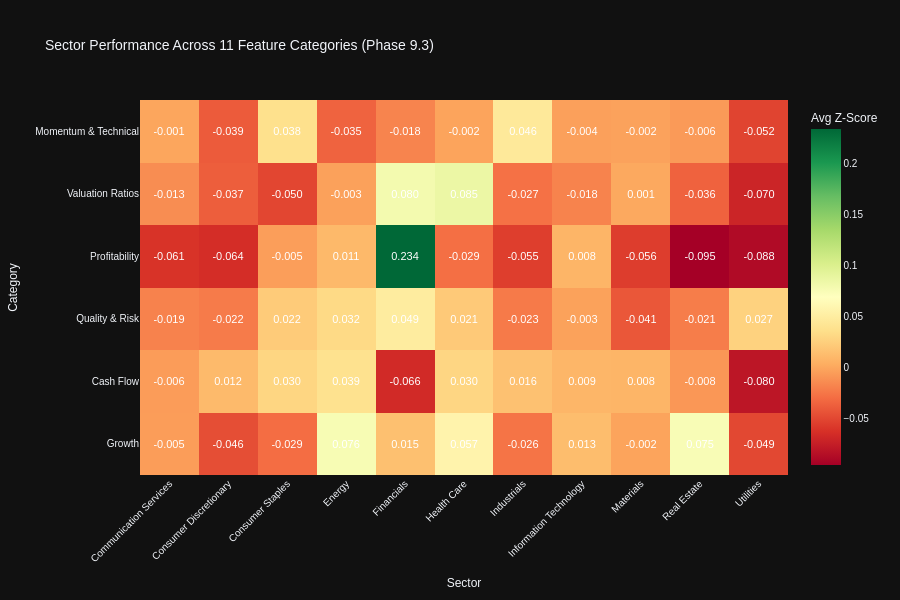

This figure's notebook cell:
### Code cell
# Visualization 1: Category Heatmaps (Sector × Category)
print("\n📊 Category Performance Heatmaps:")

# Compute category scores by averaging z-scores of metrics within each category
from scipy.stats import zscore

category_sector_scores = {}

for category_name, category_metrics in category_mapping.items():
    available_in_category = [m for m in category_metrics if m in all_stocks_scaled.columns]

    if len(available_in_category) == 0:
        print(f"  ⚠️ Skipping {category_name}: No available metrics")
        continue

    # Compute z-scores for available metrics and average by sector
    category_data = all_stocks_scaled[available_in_category + ['sector']].copy()

    # Convert to numeric and compute z-scores
    for col in available_in_category:
        category_data[col] = pd.to_numeric(category_data[col], errors='coerce')

    # Compute z-scores (handle NaNs)
    z_scored_data = category_data[available_in_category].apply(lambda x: zscore(x, nan_policy='omit'))
    category_data['category_score'] = z_scored_data.mean(axis=1)

    # Aggregate by sector
    sector_scores = category_data.groupby('sector')['category_score'].mean().sort_values(ascending=False)
    category_sector_scores[category_name] = sector_scores

# Create heatmap matrix
if category_sector_scores:
    heatmap_df = pd.DataFrame(category_sector_scores).T

    # Create interactive heatmap with value annotations
    # Following code_guidelines.md Section 17.1: Heatmaps and Conditional Formatting
    fig_category_heatmap = px.imshow(
            heatmap_df,
            labels=dict(x="Sector", y="Category", color="Avg Z-Score"),
            title="Sector Performance Across 11 Feature Categories (Phase 9.3)",
            color_continuous_scale="RdYlGn",  # Diverging scale for z-scores centered at zero
            aspect="auto",
            text_auto=".3f"  # ✅ Display values formatted to 3 decimals (Section 17.1)
            )

    # Enhanced styling per Section 17.1 style guidelines
    fig_category_heatmap.update_traces(
            textfont=dict(
                    size=11,
                    color='white',  # High contrast on diverging color scale
                    family='Arial'  # Standard sans-serif font (Section 17.4)
                    )
            )

    fig_category_heatmap.update_layout(
            height=600,
            xaxis_tickangle=-45,
            font=dict(size=10, family="Arial"),
            template="plotly_dark"  # ✅ Dark mode compatible theme (Section 17.1)
            )

    fig_category_heatmap.show()
    output_path = eda_output_dir / "phase93_category_sector_heatmap.html"
    fig_category_heatmap.write_html(output_path)

    print(f"\n✓ Category heatmap visualization complete")
    print(f"  Categories visualized: {len(category_sector_scores)}")
    print(f"  Sectors analyzed: {len(heatmap_df.columns)}")
    print(f"  Output: {output_path}")

    # Display top performing sector per category
    print(f"\n  🏆 Top Performing Sectors by Category:")
    for category, scores in list(category_sector_scores.items())[:5]:
        top_sector = scores.idxmax()
        top_score = scores.max()
        print(f"    {category}: {top_sector} (z-score: {top_score:.2f})")
else:
    print("  ⚠️ No category data available for visualization")

### Figure 1 — Plotly figure (JSON) as saved in the notebook; plotly's stock layout.template omitted (floating-point values rounded to 4 significant figures)
{"data": [{"coloraxis": "coloraxis", "name": "0", "texttemplate": "%{z:.3f}", "x": ["Communication Services", "Consumer Discretionary", "Consumer Staples", "Energy", "Financials", "Health Care", "Industrials", "Information Technology", "Materials", "Real Estate", "Utilities"], "y": ["Momentum & Technical", "Valuation Ratios", "Profitability", "Quality & Risk", "Cash Flow", "Growth"], "z": [[-0.0007807, -0.03898, 0.03784, -0.03467, -0.01788, -0.001572, 0.04594, -0.003656, -0.002468, -0.006457, -0.05163], [-0.01324, -0.03746, -0.05035, -0.003008, 0.07957, 0.08545, -0.02728, -0.01849, 0.0007002, -0.03555, -0.06996], [-0.06099, -0.06418, -0.004724, 0.01071, 0.2336, -0.02861, -0.05478, 0.007817, -0.0556, -0.09523, -0.08789], [-0.01895, -0.02218, 0.02237, 0.03241, 0.04866, 0.02138, -0.02308, -0.002874, -0.04108, -0.02144, 0.02723], [-0.005653, 0.01156, 0.0296, 0.03875, -0.06636, 0.02975, 0.01584, 0.008582, 0.00797, -0.008132, -0.08009], [-0.005307, -0.04597, -0.02943, 0.07619, 0.01511, 0.05691, -0.02593, 0.01299, -0.001755, 0.07481, -0.04945]], "type": "heatmap", "xaxis": "x", "yaxis": "y", "hovertemplate": "Sector: %{x}<br>Category: %{y}<br>Avg Z-Score: %{z}<extra></extra>", "textfont": {"color": "white", "family": "Arial", "size": 11}}], "layout": {"xaxis": {"anchor": "y", "domain": [0.0, 1.0], "title": {"text": "Sector"}, "tickangle": -45}, "yaxis": {"anchor": "x", "domain": [0.0, 1.0], "autorange": "reversed", "title": {"text": "Category"}}, "coloraxis": {"colorbar": {"title": {"text": "Avg Z-Score"}}, "colorscale": [[0.0, "rgb(165,0,38)"], [0.1, "rgb(215,48,39)"], [0.2, "rgb(244,109,67)"], [0.3, "rgb(253,174,97)"], [0.4, "rgb(254,224,139)"], [0.5, "rgb(255,255,191)"], [0.6, "rgb(217,239,139)"], [0.7, "rgb(166,217,106)"], [0.8, "rgb(102,189,99)"], [0.9, "rgb(26,152,80)"], [1.0, "rgb(0,104,55)"]]}, "title": {"text": "Sector Performance Across 11 Feature Categories (Phase 9.3)"}, "font": {"size": 10, "family": "Arial"}, "height": 600}}
